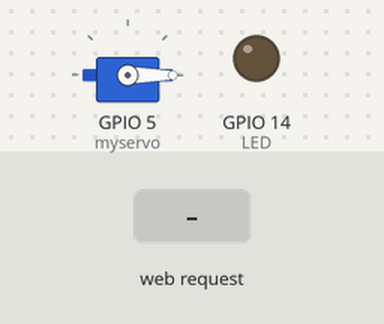
This sketch was run on a simulated ESP8266 (NodeMCU). Parts: servo, output pins drawn as LEDs (lit = HIGH). The inputs (shaded band) are chosen by the test bench. WiFi joins after 1.5 s; servers stay silent unless stated; network time is answered at once with the bench clock; the local clock reads 2024-03-15 10:24:30 at power-on unless the sketch sets it; what the sketch prints to the serial monitor is not drawn.

Above: at 2.7 s.
2.8 s: HTTP request GET /led_set?state=1 received
At 2.98 s:
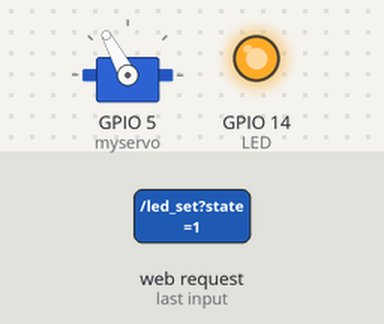
At 3.36 s:
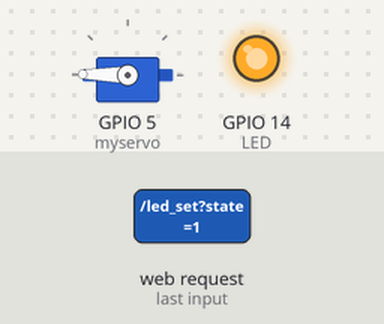
5.8 s: HTTP request GET /led_set?state=0 received
At 9.4 s:
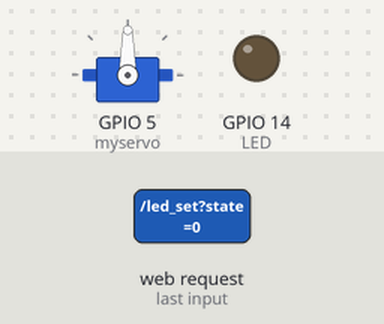
Timing chart, 0 to 10.9 s (numbered marks = the images above; inputs shaded):
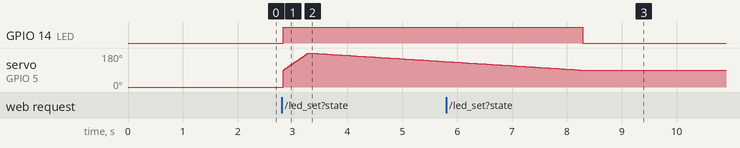

The sketch:

ajax.ino
```cpp
#include <ESP8266WiFi.h>
#include <WiFiClient.h>
#include <ESP8266WebServer.h>
#include <Servo.h>
#include "index.h"
#include <NTPClient.h>
#include <WiFiUdp.h>

#define LED 14

const long utcOffsetInSeconds = 10800;
Servo myservo;

char daysOfTheWeek[7][12] = { "Sunday", "Monday", "Tuesday", "Wednesday", "Thursday", "Friday", "Saturday" };

// Define NTP Client to get time
WiFiUDP ntpUDP;
NTPClient timeClient(ntpUDP, "pool.ntp.org", utcOffsetInSeconds);


const char* ssid = "tan";
String timer;
String sensor_value;
const char* password = "ukulele123";
unsigned long myTime;
int pos;

ESP8266WebServer server(80);


void handleRoot()

{
  String s = webpage;
  server.send(200, "text/html", s);
}


void sensor_data() {
  int weightReading = analogRead(A0);
 sensor_value = String(weightReading);
  server.send(200, "text/plane", sensor_value);
}
void serve(){
    for (pos = 90; pos < 180; pos += 1)  // goes from 0 degrees to 180 degrees
  {                                   // in steps of 1 degree
    myservo.write(pos);               // tell servo to go to position in variable 'pos'
    delay(5);                        // waits 15ms for the servo to reach the position
  }
  for (pos = 180; pos >= 90; pos -= 1)  // goes from 180 degrees to 0 degrees
  {
    myservo.write(pos);  // tell servo to go to position in variable 'pos'
    delay(55);           // waits 15ms for the servo to reach the position
  }
}

void led_control() {

  timeClient.update();

  String state = server.arg("state");
  Serial.print(state);
  if (state == "1") {
    digitalWrite(LED, HIGH);  //LED ON
    timer = String(timeClient.getFormattedTime());
    serve();
    server.send(200, "text/plane", timer);
  }
  else {
    digitalWrite(LED, LOW);  //LED OFF
  }
  Serial.print(state);
}


void setup(void)

{
  myservo.attach(5);
   myservo.write(0);


  Serial.begin(115200);

  WiFi.begin(ssid, password);

  Serial.println("");

  pinMode(LED, OUTPUT);

  timeClient.begin();

  while (WiFi.status() != WL_CONNECTED) {
    Serial.print("Connecting...");
  }

  Serial.println("");

  Serial.print("Connected to ");

  Serial.println(ssid);

  Serial.print("IP address: ");

  Serial.println(WiFi.localIP());


  server.on("/", handleRoot);

  server.on("/led_set", led_control);

  server.on("/adcread", sensor_data);

  server.begin();
}


void loop(void)
{
  server.handleClient();
}
```

index.h
```cpp
const char webpage[] PROGMEM = R"=====(
<!DOCTYPE html>
<html>
<style type="text/css">
.glow-on-hover {
    width: 220px;
    height: 50px;
    border: none;
    outline: none;
    color: #fff;
    background: #111;
    cursor: pointer;
    position: relative;
    z-index: 0;
    border-radius: 10px;
}

.glow-on-hover:before {
    content: '';
    background: linear-gradient(45deg, #ff0000, #ff7300, #fffb00, #48ff00, #00ffd5, #002bff, #7a00ff, #ff00c8, #ff0000);
    position: absolute;
    top: -2px;
    left:-2px;
    background-size: 400%;
    z-index: -1;
    filter: blur(5px);
    width: calc(100% + 4px);
    height: calc(100% + 4px);
    animation: glowing 20s linear infinite;
    opacity: 0;
    transition: opacity .3s ease-in-out;
    border-radius: 10px;
}

.glow-on-hover:active {
    color: #000
}

.glow-on-hover:active:after {
    background: transparent;
}

.glow-on-hover:hover:before {
    opacity: 1;
}

.glow-on-hover:after {
    z-index: -1;
    content: '';
    position: absolute;
    width: 100%;
    height: 100%;
    background: #111;
    left: 0;
    top: 0;
    border-radius: 10px;
}

@keyframes glowing {
    0% { background-position: 0 0; }
    50% { background-position: 400% 0; }
    100% { background-position: 0 0; }
}
</style>
<body style="background-color: #FFFFFF ">
<center>
<div>
<img src="kitty.png" alt="Cat Picture" class="center" style="
width:200px;
height:160px">
<h1 style="font-family:Helvetica;">Pet Feeder Dashboard</h1>
  <button class="glow-on-hover" type="button" onclick="send(1)">DISPENSE FOOD</button>
  <button class="glow-on-hover" type="button" onclick="send(0)">FEED LATER</button><BR>
</div>
 <br>
<div><h2 style="font-family:Helvetica;">
  Amount on Plate (gramm): <span id="adc_val">0</span><br><br>
  Last Feed Time <span id="state">NA</span>
</h2>
</div>
<script>
function send(led_sts)
{
  var xhttp = new XMLHttpRequest();
  xhttp.onreadystatechange = function() {
    if (this.readyState == 4 && this.status == 200) {
      document.getElementById("state").innerHTML = this.responseText;
    }
  };
  xhttp.open("GET", "led_set?state="+led_sts, true);
  xhttp.send();
}
setInterval(function()
{
  getData();
}, 2000);
function getData() {
  var xhttp = new XMLHttpRequest();
  xhttp.onreadystatechange = function() {
    if (this.readyState == 4 && this.status == 200) {
      document.getElementById("adc_val").innerHTML =
      this.responseText;
    }
  };
  xhttp.open("GET", "adcread", true);
  xhttp.send();
}
</script>
</center>
</body>
</html>
)=====";
```

Measured:
- after the input at 2.8 s, GPIO 14 (LED): LOW → HIGH at once; servo on GPIO 5 (myservo): rises from 0° to 180° in 0.45 s, then falls to 135° in 2.5 s
- after the input at 5.8 s, GPIO 14 (LED): HIGH → LOW after 2.5 s
